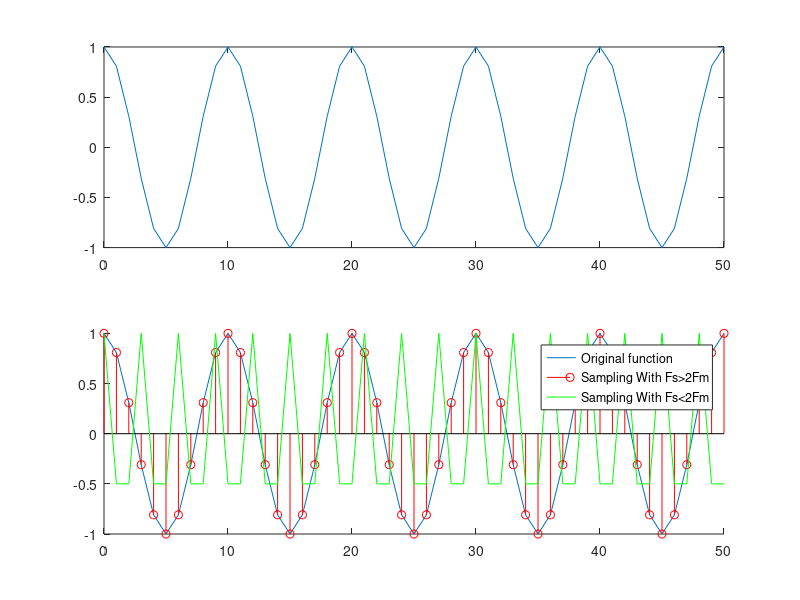
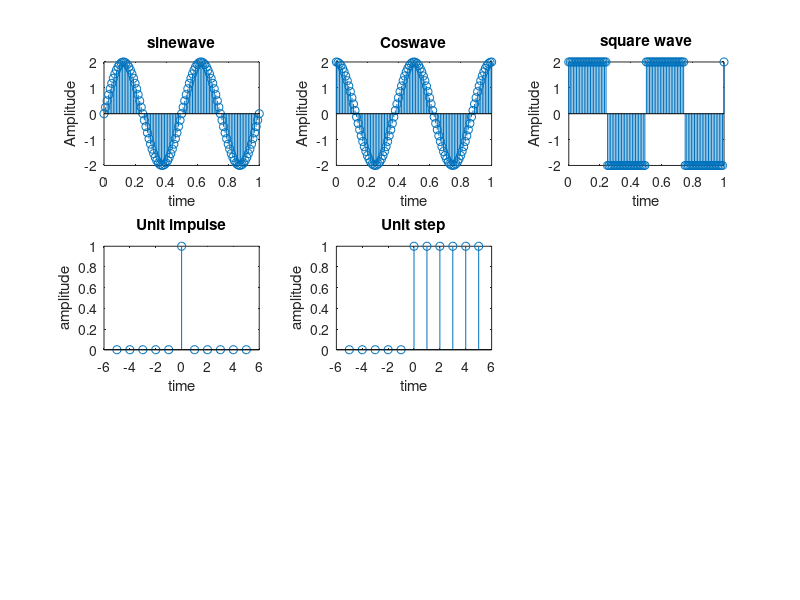

The MATLAB source for these figures, in order:
%basic understating of plots
f0=1000;%Freqyency of sin
fs1=10000;%Sampling Frequency Fs>2Fm
fs2=1500;%Sampling Frequency Fs<2Fm
n=0:1:50;
x=cos(2*pi*f0*n/fs1);
x1=cos(2*pi*f0*n/fs2);
figure (1)
subplot(2,1,1)
plot(n,x)
subplot(2,1,2)
hold on
plot(n,x)
stem(n,x,'r')
plot(n,x1,'g')
legend('Original function','Sampling With Fs>2Fm','Sampling With Fs<2Fm')
figure (2)
hold on
% sine wave
t=0:0.01:1; a=2; b=a*sin(2*pi*2*t); subplot(3,3,1); stem(t,b); xlabel('time'); ylabel('Amplitude'); title('sinewave');
% Cosine wave
t=0:0.01:1; a=2; b=a*cos(2*pi*2*t); subplot(3,3,2); stem(t,b); xlabel('time'); ylabel('Amplitude'); title ('Coswave');
% Square wave
t=0:0.01:1; a=2; b=a*square(2*pi*2*t); subplot(3,3,3); stem(t,b); xlabel('time'); ylabel('Amplitude'); title('square wave');
% unit impulse
n=-5:5; a = [zeros(1,5),ones(1,1),zeros(1,5)]; subplot(3,3,4); stem(n,a); xlabel ('time');
ylabel ('amplitude'); title('Unit impulse');
% unit step signal
n=-5:5; a = [zeros(1,5),ones(1,6)]; subplot(3,3,5); stem(n,a); xlabel ('time'); ylabel ('amplitude'); title('Unit step');